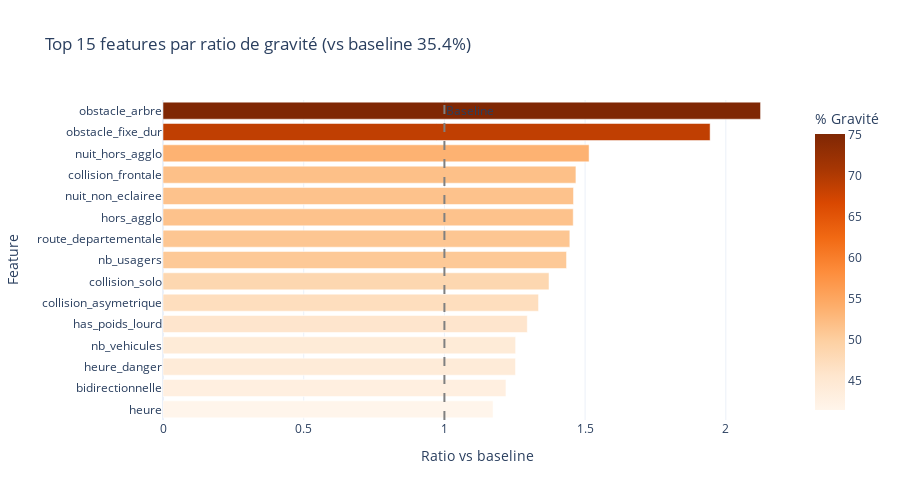

Notebook cell for this chart:
### Code cell
# Visualisation : Top features par taux de gravité
df_rates = pd.DataFrame(grave_rates)
df_rates = df_rates.sort_values('ratio', ascending=True).tail(15)

fig = px.bar(
    df_rates,
    x='ratio',
    y='feature',
    orientation='h',
    color='grave_rate',
    color_continuous_scale='Oranges',
    title='Top 15 features par ratio de gravité (vs baseline 35.4%)',
    labels={'ratio': 'Ratio vs baseline', 'feature': 'Feature', 'grave_rate': '% Gravité'}
)

fig.add_vline(x=1, line_dash="dash", line_color="gray", annotation_text="Baseline")
fig.update_layout(height=500, showlegend=False)
fig.show()

### Figure 1 — Plotly figure (JSON) as saved in the notebook; plotly's stock layout.template omitted (floating-point values rounded to 4 significant figures)
{"data": [{"hovertemplate": "Ratio vs baseline=%{x}<br>Feature=%{y}<br>% Gravité=%{marker.color}<extra></extra>", "legendgroup": "", "marker": {"color": [41.49, 43.11, 44.31, 44.32, 45.79, 47.2, 48.52, 50.73, 51.14, 51.57, 51.6, 51.9, 53.56, 68.77, 75.11], "coloraxis": "coloraxis", "pattern": {"shape": ""}}, "name": "", "orientation": "h", "showlegend": false, "textposition": "auto", "type": "bar", "x": [1.173, 1.219, 1.252, 1.253, 1.294, 1.334, 1.372, 1.434, 1.446, 1.458, 1.459, 1.467, 1.514, 1.944, 2.123], "xaxis": "x", "y": ["heure", "bidirectionnelle", "heure_danger", "nb_vehicules", "has_poids_lourd", "collision_asymetrique", "collision_solo", "nb_usagers", "route_departementale", "hors_agglo", "nuit_non_eclairee", "collision_frontale", "nuit_hors_agglo", "obstacle_fixe_dur", "obstacle_arbre"], "yaxis": "y"}], "layout": {"annotations": [{"showarrow": false, "text": "Baseline", "x": 1, "xanchor": "left", "xref": "x", "y": 1, "yanchor": "top", "yref": "y domain"}], "barmode": "relative", "coloraxis": {"colorbar": {"title": {"text": "% Gravité"}}, "colorscale": [[0, "rgb(255,245,235)"], [0.125, "rgb(254,230,206)"], [0.25, "rgb(253,208,162)"], [0.375, "rgb(253,174,107)"], [0.5, "rgb(253,141,60)"], [0.625, "rgb(241,105,19)"], [0.75, "rgb(217,72,1)"], [0.875, "rgb(166,54,3)"], [1, "rgb(127,39,4)"]]}, "height": 500, "legend": {"tracegroupgap": 0}, "shapes": [{"line": {"color": "gray", "dash": "dash"}, "type": "line", "x0": 1, "x1": 1, "xref": "x", "y0": 0, "y1": 1, "yref": "y domain"}], "showlegend": false, "title": {"text": "Top 15 features par ratio de gravité (vs baseline 35.4%)"}, "xaxis": {"anchor": "y", "domain": [0, 1], "title": {"text": "Ratio vs baseline"}}, "yaxis": {"anchor": "x", "domain": [0, 1], "title": {"text": "Feature"}}}}
